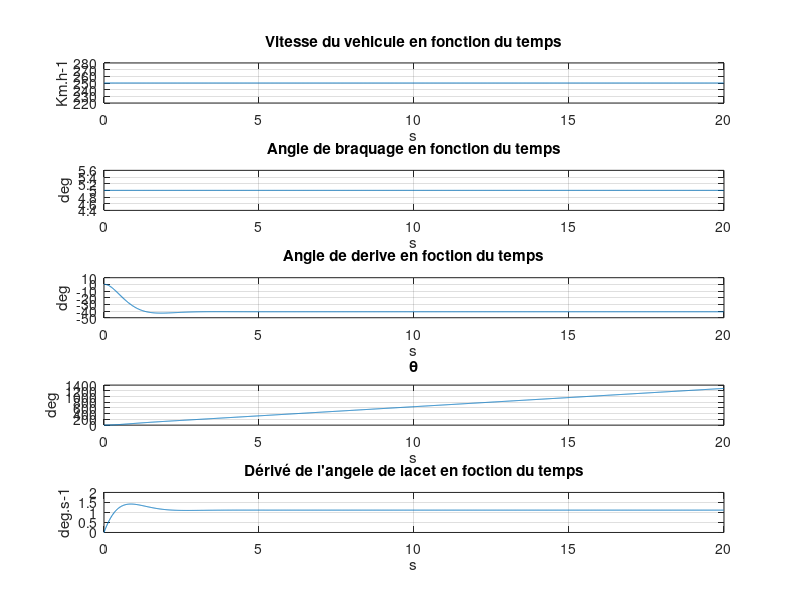
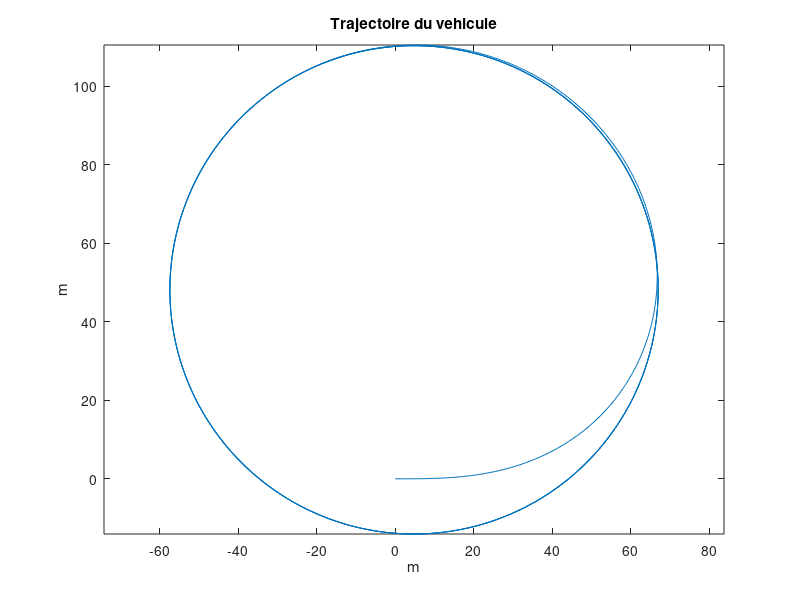

The MATLAB source for these figures, in order:
close all
clc


%% Declaration des Constantes

m=1310; % Masse en Kg
Iz=1760; % Moment d'inertie du lacet en Kg.m-2
Lf=1.2; % Demi empatement avant en m
Lr=1.4; % Demi empatement arrière en m
Cf=69740; % Rigidité de dérive avant en N.rad-1
Cr=63460; % Rigidité de dérive arrière en N.rad-1


%% Vecteur temps

dt=1/100; % delta temps en s
temps_final=20;

t=(0:dt:temps_final-dt)';
l=temps_final/dt;


%% Entrées du système

% Unité classique
u_0_=250; % En Km.h-1
beta_0_=5; % En degres

% Convertion en unité du SI
u_0=u_0_/3.6; % Vitesse lineaire du centre de gravité du vehicule en m.s-1 constant
u=u_0*ones(l,1);

beta_0=(beta_0_*pi)/180; % Angle de braquage en rad
beta=beta_0*ones(l,1);


%% Variables

teta=zeros(l,1);
d_teta=zeros(l,1);
delta=zeros(l,1);


%% Initialisation des variable

% Initialisation variables
teta_1=0;
d_teta_1=0;
delta_1=0;

teta(1)=teta_1;
d_teta(1)=d_teta_1;
delta(1)=delta_1;


%% Resolution equa diff

for i=2 : l

    % Calcul des coeeficient des matrice A et B

    % Calcul matriciel du style derivé de X = A X + B u
    % On a ici X dui est le vecteur colonne composé de la derivé de teta et de
    % delta respectivement teta angle de lacet et delta angle de derive au
    % centre de gravité en rad

    u_1=u(i-1);
    beta_1=beta(i-1);

    % Calcul des coeeficient matrice A

    a11_1=-(Lf^2*Cf+Lr^2*Cr)/(u_1*Iz);
    a12_1=(-Lf*Cf+Lr*Cr)/(Iz);
    a21_1=(-Cf*Lf+Cr*Lr)/(m*u_1^2)-1;
    a22_1=-(Cf+Cr)/(m*u_1);
    
    % Création des coeeficient de la matrice B

    b1_1=(Lf*Cf)/Iz;
    b2_1=Cf/(m*u_1);


    % Dérivées

    d_d_teta_1=a11_1*d_teta_1+a12_1*delta_1+b1_1*beta_1;
    d_delta_1=a21_1*d_teta_1+a22_1*delta_1+b2_1*beta_1;
    
    
    % Resolution de l'equation differentiel
    
    teta_2=teta_1+d_teta_1*dt;
    d_teta_2=d_teta_1+d_d_teta_1*dt;
    delta_2=delta_1+d_delta_1*dt;


    % Inscription dans les vecteurs

    teta(i)=teta_2;
    d_teta(i)=d_teta_2;
    delta(i)=delta_2;


    % Reinitalise

    teta_1=teta_2;
    d_teta_1=d_teta_2;
    delta_1=delta_2;
    
   
end

%% Affichage

figure(1)
subplot(5,1,1)
plot(t, u*3.6);
title('Vitesse du vehicule en fonction du temps');
xlabel("s")
ylabel("Km.h-1")
grid on;

subplot(5,1,2)
plot(t, beta*180/pi);
title('Angle de braquage en fonction du temps');
xlabel("s")
ylabel("deg")
grid on;

subplot(5,1,3)
plot(t, delta*180/pi);
title('Angle de derive en foction du temps');
xlabel("s")
ylabel("deg")
grid on;

subplot(5,1,4)

plot(t, teta*180/pi);
title('\theta');
xlabel("s")
ylabel("deg")

grid on;

subplot(5,1,5)
plot(t,d_teta);
title("Dérivé de l'angele de lacet en foction du temps");
xlabel("s")
ylabel("deg.s-1")
grid on;


%% Tracé de la trajectoire

x_1=0;
y_1=0;

x=zeros(l,1);
y=zeros(l,1);

x(1)=x_1;
y(1)=y_1;

for i = 2 : l
    
    u_1=u(i-1);
    teta_1=teta(i-1);
    delta_1=delta(i-1);
    psi=teta_1+delta_1;

    x_2=x_1+u_1*cos(teta_1)*dt;
    y_2=y_1+u_1*sin(teta_1)*dt;

    x(i)=x_2;
    y(i)=y_2;

    x_1=x_2;
    y_1=y_2;
    
end

figure(2)

plot(x,y)
title("Trajectoire du vehicule")
xlabel("m")
ylabel("m")
axis equal
